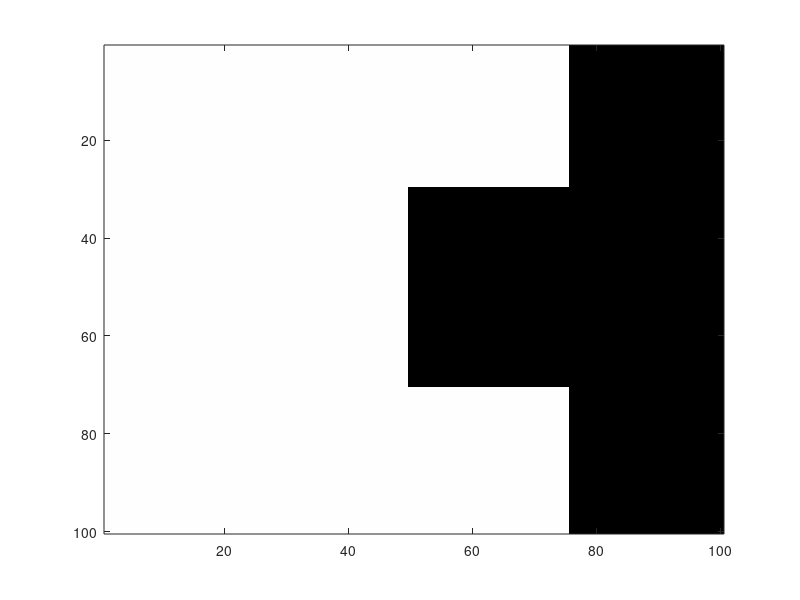

Write the MATLAB code that produced this figure. (Note: this script raises an error after producing the figure.)

% CEDIFDEMO   Coherence enhancing diffusion demonstration
%
%  Type CEDIFDEMO
%
clc

disp('_____________________________Coherence enhancing diffusion demonstration________________________')
disp(' ')
disp('  Coherence enhancing diffusion is an advanced type of non linear diffusion where the problem')
disp('of not removing noise at image borders is solved. This solution consists in making the diffusion')
disp('at the borders perpendicular to the image gradient (and not parallel to it as usual) or following')
disp('the borders. This kind of diffusion is able to eliminate noise at borders without loosing them.')
disp('  In order to make this kind of diffusion possible, it necessary to modify a little the diffusion')
disp('equation, because we are going to work with two different diffusivities: one parallel to the gradient')
disp('and a new one perpendicular to it.')
disp(' ')
disp('          dH/dt = div( D * grad(H) )  ,  where : H is the concentration, ')
disp('                                                 D is the diffusion tensor ')
disp(' ')
disp('         D = transpose(R) x /d1   0\ x R    ,  where : R is the rotation matrix with')
disp('                            \ 0  d2/                      the gradient orientation,')
disp('                                                       d1 is the diffusivity parallel to the grad,')
disp('                                                       d2 is the diffusivity perp. to the grad.')
disp('         R = ______ 1 ______ * /Gx  -Gy\')
disp('             sqrt(Gx^2+Gy^2)   \Gy   Gx/')
disp(' ')
disp('  The existence of a diffusivity perpendicular to the gradient may sound weird at first as the multiplying')
disp('of perpendicular vectors results zero. However we must remember that, as the orientation of the image is ')
disp('calculated based on a blurred (rho) version of the gradient of a blurred (sigma) version of the image, this')
disp('orientation and the real image gradient ( grad(y) ) will almost never have the same direction.')
disp('  The blurring (sigma) of the image has already been explained in the nhdidemo files. It is necessary to ')
disp('supress small image details that would cause large gradient magnitudes in noisy regions. The ideia of the')
disp('blurring (rho) of the gradient to calculate its orientation follows the same principle. We do not want to')
disp('have the orientation affected be small variations in the gradient. Instead, we want to extract the main flow')
disp('directions of the image.')
disp(' ')
disp('  Before using the Coherence Enhancing diffusion, let`s take a look at the orientations and the effect of the rho')
disp('parameter. Look at the following image')
disp(' ')
disp('Press any key to continue...')
pause

clf
fig = 1;
figure(fig)
colormap(gray(256))
b = zeros(100,100);
b(:,1:75) = 255;
b(30:70,50:100) = 0;
image(b);

disp(' ')
disp(' ')
disp('  Let`s calculate the structure orientation for some different rho values starting with rho = 0. We will use')
disp('sigma = 1 for the following examples. We will add a very small amount of noise to the image to better see the')
disp('effects of rho, otherwise the orientation would be the same for almost the entire image.')
disp(' ')
disp('Press any key to continue...')
pause

y = cedif(noise(b,'ag','1%'),4,1,0,10,0,1,1,1,'struc', 'grad');

disp(' ')
disp(' ')
disp('  Using very small values (zero) for rho cause the image structure orientation to be too sensitive too noise.')
disp('We added gaussian noise with std.dev. = 0.1% of the image amplitude (invisible) and the structure get extremelly')
disp('noisy. Let`s gradually increase the value of rho to see its effect on the orientation.')
disp(' ')
disp('  Using rho = 1.')
disp(' ')
disp('Press any key to continue...')
pause

y = cedif(noise(b,'ag','1%'),4,1,1,10,0,1,1,1,'struc', 'grad');

disp(' ')
disp(' ')
disp('  We can see that the orientation is not changing so fast now. Let`s increase rho even more.')
disp(' ')
disp('  Using rho = 3.')
disp(' ')
disp('Press any key to continue...')
pause

y = cedif(noise(b,'ag','1%'),4,1,3,10,0,1,1,1,'struc', 'grad');

disp(' ')
disp(' ')
disp('  These examples have shown that increasing rho makes the structure orientation to be less sensitive to small')
disp('changes in the gradient direction. However, increasing rho also makes the correct orientations to appear as ')
disp('a larger line.')
disp(' ')
disp('  Let`s now use the coherence enhancing diffusion and see its features. Let`s put some more noise in this image')
disp('to make it a better example. Using rho = 3 and gaussian noise  std.dev. = 25% amplitude')
disp(' ')
disp('Press any key to continue...')
pause

y = cedif(noise(b,'ag','25%'),5,1,3,10,.24,150,1,10,'struc', 'grad', 'dfstep',10);

disp(' ')
disp(' ')
disp('  We can observe that, differently from what happend with the nonlinear diffusion, the noise on the')
disp('borders is quickly eliminated. However, as diffusion is not inhibited on borders, a rounding effect occours.')
disp(' ')
disp('  Let`s use another image to see the results. This image has already been used on the nldifdemo2. We added')
disp('gaussian noise std.dev. 50% amplitude to it.')
disp(' ')
disp('Press any key to continue...')
pause

im1_path = which('dif_im1.jpg');
im1 = imread(im1_path);
y = cedif(noise(im1,'ag','50%'),1.5,4,1,10,.24,50,1,1,'dfstep',25,'imscale', 'grad', 'struc');

disp(' ')
disp(' ')
disp('  Once we can see the quick noise removing on borders and the rounding effect. This rounding causes small')
disp('structures - like the small inner cross - to be too blurred.')
disp('  The observation of the properties of the coherence Enhancing diffusion makes us think about using it togheter')
disp('with the nonlinear diffusion to achieve better results. The first would be used just a little to remove')
disp('noise on borders and the latter would take the job from this point to the end.')
disp(' ')
